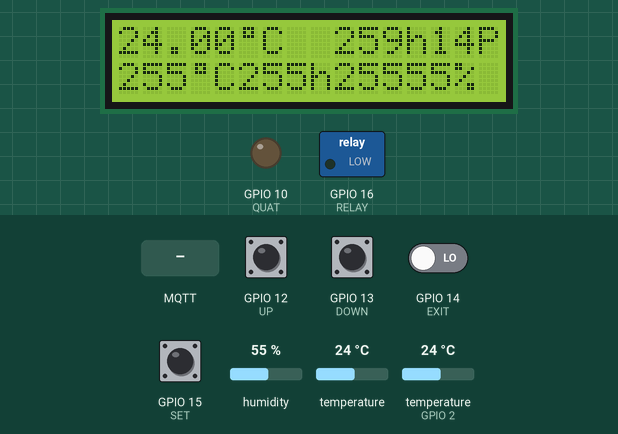
Bench run of a sketch on a simulated ESP8266 (NodeMCU). Shown: 16×2 character LCD, switched loads named in the sketch (green lamp = pin HIGH), output pins drawn as LEDs (lit = HIGH). Inputs (shaded band) come from the test bench; at power-on: GPIO 12 (UP), GPIO 13 (DOWN), GPIO 14 (EXIT), GPIO 15 (SET) LOW, humidity 55 %, temperature 24 °C, temperature (sensor on GPIO 2) 24 °C. WiFi joins after 1.5 s; servers stay silent unless stated; EEPROM starts erased; no MQTT or app messages arrive unless stated; what the sketch prints to the serial monitor is not drawn.

Above: at 5.2 s.
5.3 s: MQTT message "1" arrives on the second subscribed topic
At 8.1 s:
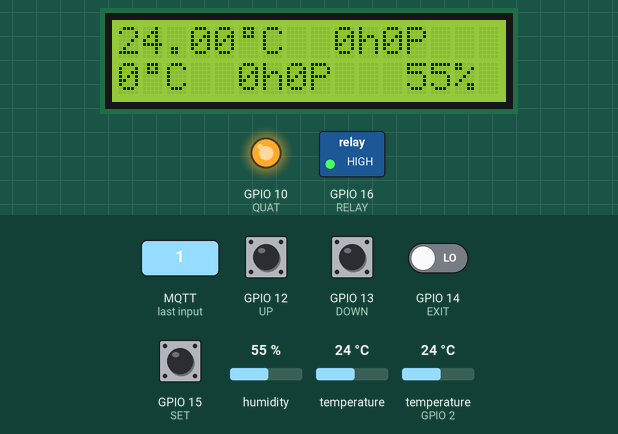
9.2 s: GPIO 15 (SET) pulled HIGH for 0.15 s
At 9.38 s:
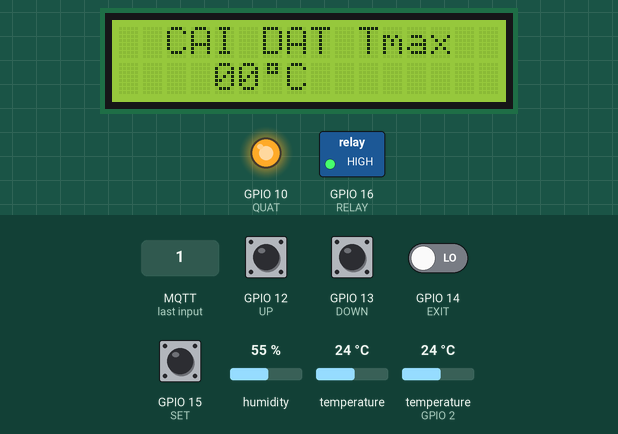
Timing chart, 0 to 12.2 s (numbered marks = the images above; inputs shaded):
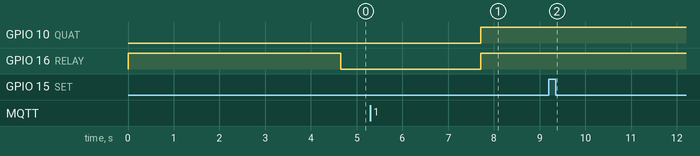

Measured:
- after the input at 5.3 s, GPIO 10 (QUAT), GPIO 16 (RELAY): LOW → HIGH after 2.4 s; the display: changes after 2.4 s (image 1)
- after the input at 9.2 s, the display: first changes after 0.08 s (image 2 shows a later state)

The sketch:

DHT11_Test.ino
```cpp
#include <EEPROM.h>
#include <OneWire.h>
#include <DallasTemperature.h>
#include <LiquidCrystal_I2C.h>
#include <ESP8266WiFi.h>
#include <Ticker.h>
#include <DHT.h>
#include <ESP8266WebServer.h>
#include <PubSubClient.h>
#include <ArduinoJson.h >
ESP8266WebServer webServer(80);
#define Topic1 "Iot/Led_status"
#define Topic2 "Iot/Data_setting"

#define ONE_WIRE_BUS 2         // BS18B20 Pin D4
#define UP 12 // D6
#define DOWN 13 // D7
#define EXIT 14 // D5
#define SET 15 // D8
#define RELAY 16 // D0
#define QUAT 10 //SD3
#define DHTPIN 0 //D3
#define DHTTYPE DHT11
DHT dht(DHTPIN, DHTTYPE);

char* ssid = "FPT Telecom-B506";
char* pass = "12346789";
#define mqtt_server "broker.hivemq.com"

const int lcdColumns = 16;
const int lcdRows = 2;

int addr = 0;
float Temp_Real;
unsigned int Time_Temp_h =0 ,Time_Temp_p =0,t=0,dem =0,Humi =10;
unsigned int Val_time =0,Time_h=0, Time_m = 0 , Time_Down = 0 ;
int Tmax =0 ;
String Data= "";
const uint16_t mqtt_port = 1883;

WiFiClient espClient;
PubSubClient client(espClient);

byte degree[8] = {
  0B01110,
  0B01010,
  0B01110,
  0B00000,
  0B00000,
  0B00000,
  0B00000,
  0B00000
};
byte degree1[8] = {
  0B00000,
  0B00000,
  0B00000,
  0B00000,
  0B00000,
  0B01100,
  0B01100,
  0B00000
};

OneWire oneWire(ONE_WIRE_BUS);
DallasTemperature sensors(&oneWire);
LiquidCrystal_I2C lcd(0x27, lcdColumns, lcdRows);
Ticker blinker;

//-------------Hàm Connect Wifi------------
void Connect_Wifi(){
  WiFi.begin(ssid,pass);
  Serial.print("Connecting");
  while(WiFi.status()!=WL_CONNECTED){
   delay(500);
    Serial.print("...");
  }
  Serial.println(WiFi.localIP());
}
void callback(char* topic, byte* payload, unsigned int length)
{
  Serial.print("Da Nhan Duoc Du Lieu Topic:");
  Serial.println(topic);
  for (int i = 0; i < length; i++){
    Data += (char)payload[i];
  }
  Serial.println(Data);
  if(strstr(topic,Topic1)!= NULL){
    if(Data.toInt() == 1){
      Serial.println("Led On");
      digitalWrite(QUAT,0);
    }
    else{
      Serial.println("Led Off");
      digitalWrite(QUAT,1);
    }
  }
  if(strstr(topic,Topic2)!= NULL){
    Serial.println("---------OK--------- ");
    StaticJsonDocument<200> doc;
    DeserializationError error = deserializeJson(doc, Data);
    if (error) {
        Serial.print(F("deserializeJson() failed: "));
        Serial.println(error.f_str());
        return;
    }
    Tmax = doc["temp_set"];
    Time_h = doc["time_h_set"];
    Time_m = doc["time_p_set"];
    Time_Down = (Time_h*60 + Time_m)*60;
    EEPROM.write(addr, Tmax);
    EEPROM.write(addr+2, Time_h);
    EEPROM.write(addr+3, Time_m);
    EEPROM.commit();
    Serial.println("Gtri cai dat la: ");
    Serial.println(Tmax);
    Serial.println(Time_h);
    Serial.println(Time_m);
    Serial.println(Time_Down);
  }
  Data = "";
}

void reconnect()
{
  while (!client.connected()) // Chờ tới khi kết nối
  {
    // Thực hiện kết nối với mqtt user và pass
    //kết nối vào broker
    if (client.connect("ESP8266_id1", "ESP_offline", 0, 0, "ESP8266_id1_offline"))
    {
      Serial.println("Đã kết nối:");
      //đăng kí nhận dữ liệu từ topic Iot/Led
      client.subscribe(Topic1);
      client.subscribe(Topic2);
    }
    else
    {
      Serial.print("Lỗi:, rc=");
      Serial.print(client.state());
      Serial.println(" try again in 5 seconds");
      // Đợi 5s
      delay(5000);
    }
  }
}

//-------------Ham Setup------------------
void setup(void) {
  Serial.begin(115200);
  Serial.println("Le quang phu");
  EEPROM.begin(512);
  //pinMode(LED,OUTPUT);
  pinMode(UP,INPUT);
  pinMode(SET,INPUT);
  pinMode(DOWN,INPUT);
  pinMode(EXIT,INPUT);
  pinMode(RELAY,OUTPUT);
  pinMode(QUAT,OUTPUT);
  digitalWrite(QUAT,LOW);
  digitalWrite(RELAY,HIGH);
  blinker.attach(1, changeState);
  lcd.init();
  lcd.backlight();
  lcd.createChar(1, degree);
  lcd.createChar(2, degree1);
  sensors.begin(); // Bắt đầu đọc cảm biến
  dht.begin();

  Tmax = EEPROM.read(addr);
  Time_h = EEPROM.read(addr+2);
  Time_m = EEPROM.read(addr+3);
  Time_Down = (Time_h*60 + Time_m)*60;
  Connect_Wifi();
  client.setServer(mqtt_server, mqtt_port);
  client.setCallback(callback);
  reconnect();
}

void loop(void) {

  if (!client.connected()){
    reconnect();
  }
  client.loop();

  if(millis()-t >10) {
    Setting();
    dem++;
    if(dem == 200){
      dem =0;
      char  buffer[256];
      StaticJsonDocument<200> doc;
      Read_Ds18B20();
      Humi = dht.readHumidity();
      doc["temp"] = Temp_Real;
      doc["temp_set"] = Tmax;
      doc["Time_h"] = Time_Temp_h;
      doc["Time_p"] = Time_Temp_p;
      doc["humi"] = Humi;
      serializeJson(doc, buffer);
      client.publish("Iot/Data", buffer);

      Serial.println(Humi);
      Serial.println(Temp_Real);
      if(Time_Down ==0)
      {
        digitalWrite(RELAY,HIGH);
        digitalWrite(QUAT,HIGH);
        Serial.println("Tat Realy");
      }
      else
      {
         if(Temp_Real>Tmax)
          {
            digitalWrite(RELAY,HIGH);
            Serial.println("Tat Realy");
          }
         else if(Temp_Real<(Tmax-5))
         {
            Serial.println("Bat Realy");
            digitalWrite(RELAY,LOW);
         }
      }

      Hien_Thi();
      }
     t=millis();
  }
}
//--------Ham hien thi 2 so-------------
void Show_Vale(unsigned char x, unsigned char y,unsigned int value)
{
  lcd.setCursor(x,y);
  lcd.print(value/10);
  lcd.print(value%10);
}

//----Ham thay doi gia tri x: cot, y: hang-----------
unsigned int change_value(unsigned char x, unsigned char y,  int value,  int value_min,  int value_max)
{
  while(1)
  {
    lcd.setCursor(x, y);
    lcd.print("  ");
    delay(50);
    //------Up ----------
    if(digitalRead(UP)== HIGH){
       delay(50);
       if (digitalRead(UP)== HIGH){
        value++;
       }
    }
    if(value > value_max)
    {
      value = value_min;
    }
    //----DOWN-----------
    if(digitalRead(DOWN)== HIGH){
       delay(50);
       if (digitalRead(DOWN)== HIGH){
        value--;
       }
    }
    if(value < value_min)
    {
      value = 99;
    }
    Show_Vale(x,y,value);
    delay(100);
    if(digitalRead(EXIT)== HIGH){
       delay(50);
       if(digitalRead(EXIT)== HIGH){
        delay(100);
        return value;
        break;
       }
    }
  }
}

//------------Ham Cai Dat Gtri-----------------
void Setting()
{
    if(digitalRead(SET)== HIGH){
      delay(50);
       if(digitalRead(SET)== HIGH){
        //-------Cai dat Tmax-----------
        lcd.clear();
        lcd.setCursor(2,0);
        lcd.print("CAI DAT Tmax");
        Show_Vale(4,1,Tmax);
        lcd.write(1);
        lcd.print("C");
        Tmax=change_value(4,1,Tmax,0,99);
        EEPROM.write(addr, Tmax);
        EEPROM.commit();
        Serial.println(Tmax);
        //------ Cai Dat Time--------------
        lcd.clear();
        lcd.setCursor(2,0);
        lcd.print("CAI DAT TIME");
        Show_Vale(4,1,Time_h);
        lcd.print('h');
        Show_Vale(7,1,Time_m);
        lcd.print("Phut");
        Time_h=change_value(4,1,Time_h,0,12);// Cai dat gio
        Time_m=change_value(7,1,Time_m,0,60);// Cai dat phut
        EEPROM.write(addr+2, Time_h);
        EEPROM.write(addr+3, Time_m);
        EEPROM.commit();
        Time_Down = (Time_h*60 + Time_m)*60;
       }
   }
}
void Hien_Thi(){
      lcd.clear();
      //--- hien thi nhiet do cam bien-------
      lcd.setCursor(0, 0);
      lcd.print(Temp_Real);
      lcd.write(1);
      lcd.print("C");
      //----Hien thi thoi gian dem lui----------------------
      lcd.setCursor(9, 0);
      Time_Temp_h = Time_Down/3600;
      lcd.print(Time_Temp_h);
      lcd.write('h');
      Time_Temp_p = (Time_Down%3600)/60;
      lcd.print(Time_Temp_p);
      lcd.write('P');
      //--- hien thi nhiet do max------
      lcd.setCursor(0, 1);
      lcd.print(Tmax);
      lcd.write(1);
      lcd.print("C");
     //----Hien thi thoi gian cai dat----------------------
      lcd.setCursor(5, 1);
      lcd.print(Time_h);
      lcd.write('h');
      lcd.print(Time_m);
      lcd.write('P');
      //--- hien thi nhiet do max------
      lcd.setCursor(12, 1);
      lcd.print(Humi);
      lcd.print("%");
}
void Read_Ds18B20(){
      sensors.requestTemperatures();
      Temp_Real= sensors.getTempCByIndex(0);
}
//------Ham ngat timer--------------
void changeState()
{
  if(Time_Down > 0 )
  {
      Time_Down--;
      Serial.println(Time_Down);
  }
}
```
